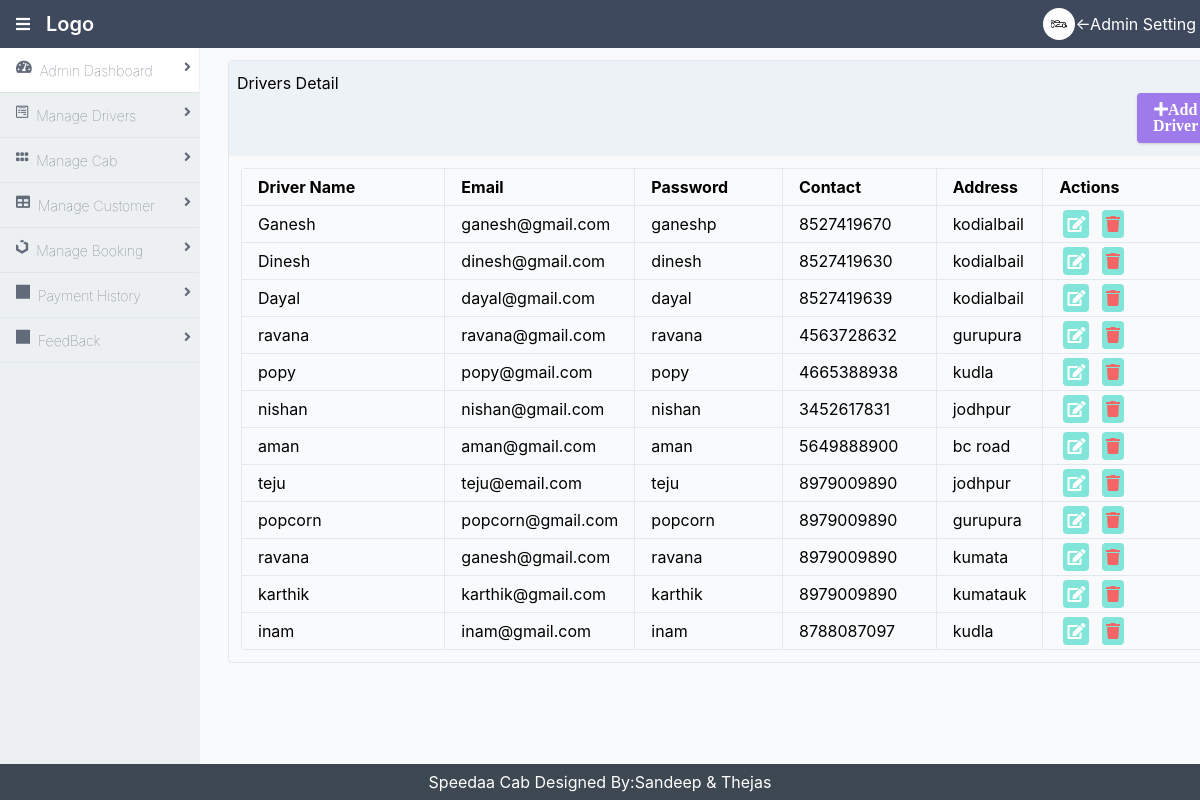
/admin/Drivers.php (signed in), run on an earlier commit of the app's database.
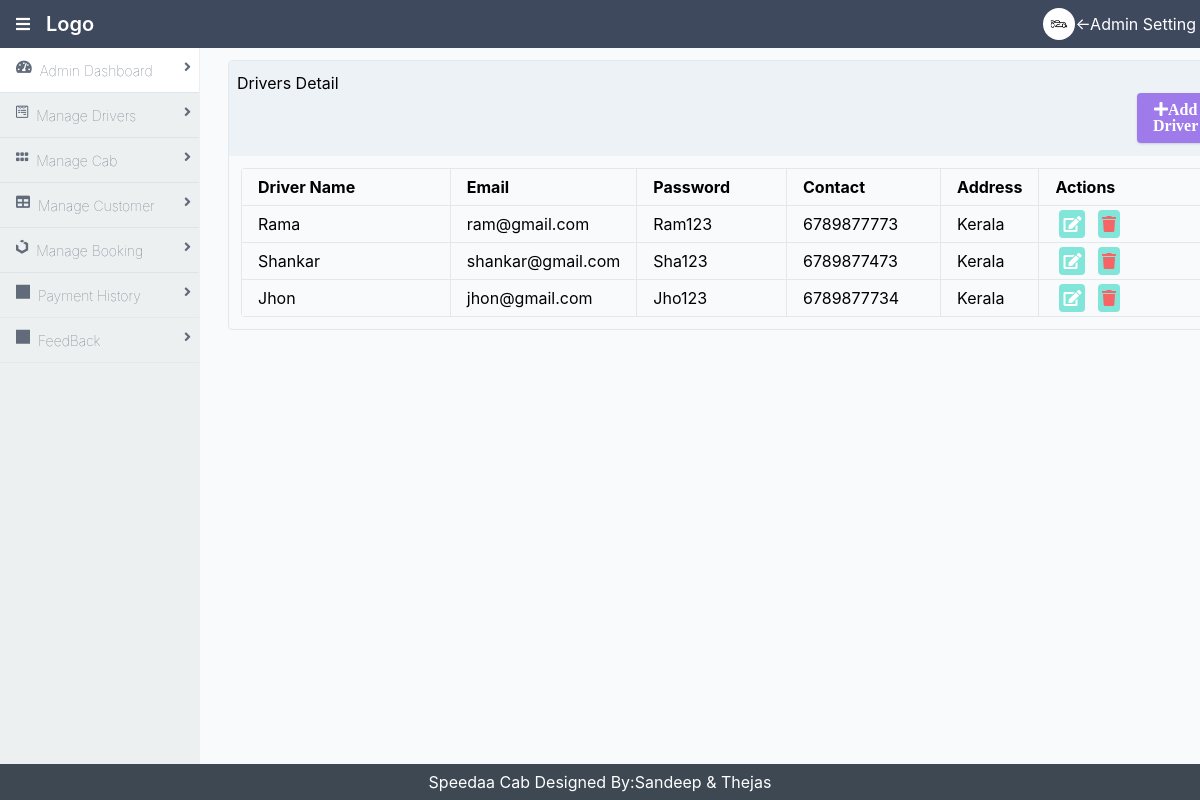
And on a later commit of the database.
### tables this page shows
CREATE TABLE `driver` (
  `did` int(11) NOT NULL,
  `dname` varchar(123) NOT NULL,
  `dcontact` bigint(20) NOT NULL,
  `demail` varchar(123) NOT NULL,
  `daddress` varchar(123) NOT NULL,
  `password` varchar(123) NOT NULL
);

### admin/Drivers.php (the view, shortened to what this page needs)
<!DOCTYPE html>
<div class="mx-auto bg-grey-lightest">
    <div class="min-h-screen flex flex-col">
        <?php include "header.php"; ?>
        <div class="flex flex-1">
            <?php include "sidebar.php"; ?>
            <main class="bg-white-500 flex-1 p-3 overflow-hidden">
                <div class="flex flex-col">
                    <div class="flex flex-1 flex-col md:flex-row lg:flex-row mx-2">
                        <div class="flex flex-1  flex-col md:flex-row lg:flex-row mx-2">
                            <div class="mb-2 border-solid border-gray-300 rounded border shadow-sm w-full">
                                <div class="bg-gray-200 px-2 py-3 border-solid border-gray-200 border-b">
                                    Drivers Detail<button
                                        class="shadow bg-purple-500 hover:bg-purple-400 focus:shadow-outline focus:outline-none text-white font-bold py-2 px-4 rounded"
                                        style="margin-left: 900px;"><a href="adddriver.php"><i class="fa fa-plus">Add
                                                Driver</i></a></button>
                                </div>
                                <div class="p-3">
                                    <table class="table-responsive w-full rounded">
                                        <thead>
                                            <tr>
                                                <th class="border w-1/4 px-4 py-2">Driver Name</th>
                                                <th class="border w-1/6 px-4 py-2">Email</th>
                                                <th class="border w-1/6 px-4 py-2">Password</th>
                                                <th class="border w-1/6 px-4 py-2">Contact</th>
                                                <th class="border w-1/7 px-4 py-2">Address</th>
                                                <th class="border w-1/5 px-4 py-2">Actions</th>
                                            </tr>
                                        </thead>
                                        <tbody>
                                            <?php
                                            include "config.php";
                                            $qry = mysqli_query($con, "SELECT * FROM driver");
                                            while ($row = mysqli_fetch_array($qry)) { ?>
                                                <tr>
                                                    <td class="border px-4 py-2"><?php echo $row['dname']; ?></td>
                                                    <td class="border px-4 py-2"><?php echo $row['demail']; ?></td>
                                                    <td class="border px-4 py-2"><?php echo $row['password']; ?></td>
                                                    <td class="border px-4 py-2"><?php echo $row['dcontact']; ?></td>
                                                    <td class="border px-4 py-2"><?php echo $row['daddress']; ?></td>
                                                    <td class="border px-4 py-2">
                                                        <a href="Updriver.php?did=<?php echo $row['did']; ?>"
                                                            onclick="return confirm('Are You Sure To Edit');"
                                                            class="bg-teal-300 cursor-pointer rounded p-1 mx-1 text-white">
                                                            <i class="fas fa-edit"></i></a>
                                                        <a href="Deldriver.php?did=<?php echo $row['did']; ?>"
                                                            onclick="return confirm('Are You Sure To Delete');"
                                                            class="bg-teal-300 cursor-pointer rounded p-1 mx-1 text-red-500">
                                                            <i class="fas fa-trash"></i>
                                                        </a>
                                                    </td>
                                                </tr>
                                            <?php } ?>
                                        </tbody>
                                    </table>
                                </div>
                            </div>
                        </div>
                    </div>
                </div>
            </main>
        </div>
        <?php include "footer.php"; ?>
    </div>
</div>
</body>
</html>

What changed in the data, as far as the page shows it:
removed driver: dname "ravana", demail "ravana@gmail.com", password "ravana", dcontact "4563728632", daddress "gurupura"
removed driver: dname "popy", demail "popy@gmail.com", password "popy", dcontact "4665388938", daddress "kudla"
removed driver: dname "nishan", demail "nishan@gmail.com", password "nishan", dcontact "3452617831", daddress "jodhpur"
removed driver: dname "aman", demail "aman@gmail.com", password "aman", dcontact "5649888900", daddress "bc road"
removed driver: dname "teju", demail "teju@email.com", password "teju", dcontact "8979009890", daddress "jodhpur"
removed driver: dname "popcorn", demail "popcorn@gmail.com", password "popcorn", dcontact "8979009890", daddress "gurupura"
removed driver: dname "ravana", demail "ganesh@gmail.com", password "ravana", dcontact "8979009890", daddress "kumata"
removed driver: dname "karthik", demail "karthik@gmail.com", password "karthik", dcontact "8979009890", daddress "kumatauk"
removed driver: dname "inam", demail "inam@gmail.com", password "inam", dcontact "8788087097", daddress "kudla"
changed driver: dname "Ganesh" → "Rama"; demail "ganesh@gmail.com" → "ram@gmail.com"; password "ganeshp" → "Ram123"; dcontact "8527419670" → "6789877773"; daddress "kodialbail" → "Kerala"
changed driver: dname "Dinesh" → "Shankar"; demail "dinesh@gmail.com" → "shankar@gmail.com"; password "dinesh" → "Sha123"; dcontact "8527419630" → "6789877473"; daddress "kodialbail" → "Kerala"
changed driver: dname "Dayal" → "Jhon"; demail "dayal@gmail.com" → "jhon@gmail.com"; password "dayal" → "Jho123"; dcontact "8527419639" → "6789877734"; daddress "kodialbail" → "Kerala"
